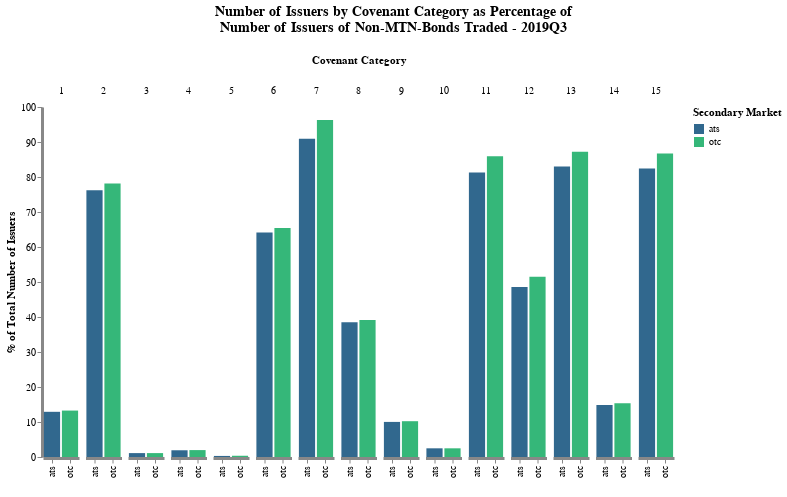

Source (notebook cell):
### Code cell
main_path = "/home/artur/BondPricing/bond-data"
scripts_path = string(main_path, "/data-scripts/plots")
plt_dir = "plots"

module_path = string(main_path, "/module")



# Common Parameters {{{1
color_scale="viridis"
cal_formula=""
cal_var=""
col_var="cov_cat"
col_var_type="ordinal"
col_title="Covenant Category"
col_sort="ascending"
x_var="sbm:n"
x_var_type="nominal"
x_axis_title=" "
width_step=18
legend_title="Secondary Market"
spacing=4.5
height=350
save_plt=false
plt_type = "cov_cat"
file_ext="png"
# }}}1
pl = [ ]


y_var="perc_total"
y_axis_title="% of Total Number of Issuers"
title=[string("Number of Issuers by Covenant Category as Percentage of "),
              "Number of Issuers of Non-MTN-Bonds Traded"]
if :period in Symbol.(names(tt))
    title[end] = string(title[end], " - ", tt[1, :period])
end

include(string(scripts_path, "/", "single_vega_plt_script.jl"))

### Figure 1 — Vega-Lite specification as saved in the notebook (floating-point values rounded to 4 significant figures)
{"config": {"axis": {"domainWidth": 3}, "opacity": {"value": 0.7}, "view": {"stroke": "transparent"}}, "data": {"values": [{"cov_cat": 1, "cvt": "any", "perc_sbm_total": 13.27, "perc_total": 13.27, "period": "2019Q3", "rt": "any", "sbm": "otc", "value": 262, "variable": "cg1_issuers"}, {"cov_cat": 1, "cvt": "any", "perc_sbm_total": 13.72, "perc_total": 12.91, "period": "2019Q3", "rt": "any", "sbm": "ats", "value": 255, "variable": "cg1_issuers"}, {"cov_cat": 2, "cvt": "any", "perc_sbm_total": 78.18, "perc_total": 78.18, "period": "2019Q3", "rt": "any", "sbm": "otc", "value": 1544, "variable": "cg2_issuers"}, {"cov_cat": 2, "cvt": "any", "perc_sbm_total": 80.96, "perc_total": 76.2, "period": "2019Q3", "rt": "any", "sbm": "ats", "value": 1505, "variable": "cg2_issuers"}, {"cov_cat": 3, "cvt": "any", "perc_sbm_total": 1.114, "perc_total": 1.114, "period": "2019Q3", "rt": "any", "sbm": "otc", "value": 22, "variable": "cg3_issuers"}, {"cov_cat": 3, "cvt": "any", "perc_sbm_total": 1.183, "perc_total": 1.114, "period": "2019Q3", "rt": "any", "sbm": "ats", "value": 22, "variable": "cg3_issuers"}, {"cov_cat": 4, "cvt": "any", "perc_sbm_total": 1.975, "perc_total": 1.975, "period": "2019Q3", "rt": "any", "sbm": "otc", "value": 39, "variable": "cg4_issuers"}, {"cov_cat": 4, "cvt": "any", "perc_sbm_total": 2.044, "perc_total": 1.924, "period": "2019Q3", "rt": "any", "sbm": "ats", "value": 38, "variable": "cg4_issuers"}, {"cov_cat": 5, "cvt": "any", "perc_sbm_total": 0.3544, "perc_total": 0.3544, "period": "2019Q3", "rt": "any", "sbm": "otc", "value": 7, "variable": "cg5_issuers"}, {"cov_cat": 5, "cvt": "any", "perc_sbm_total": 0.3228, "perc_total": 0.3038, "period": "2019Q3", "rt": "any", "sbm": "ats", "value": 6, "variable": "cg5_issuers"}, {"cov_cat": 6, "cvt": "any", "perc_sbm_total": 65.42, "perc_total": 65.42, "period": "2019Q3", "rt": "any", "sbm": "otc", "value": 1292, "variable": "cg6_issuers"}, {"cov_cat": 6, "cvt": "any", "perc_sbm_total": 68.15, "perc_total": 64.15, "period": "2019Q3", "rt": "any", "sbm": "ats", "value": 1267, "variable": "cg6_issuers"}, {"cov_cat": 7, "cvt": "any", "perc_sbm_total": 96.3, "perc_total": 96.3, "period": "2019Q3", "rt": "any", "sbm": "otc", "value": 1902, "variable": "cg7_issuers"}, {"cov_cat": 7, "cvt": "any", "perc_sbm_total": 96.61, "perc_total": 90.94, "period": "2019Q3", "rt": "any", "sbm": "ats", "value": 1796, "variable": "cg7_issuers"}, {"cov_cat": 8, "cvt": "any", "perc_sbm_total": 39.14, "perc_total": 39.14, "period": "2019Q3", "rt": "any", "sbm": "otc", "value": 773, "variable": "cg8_issuers"}, {"cov_cat": 8, "cvt": "any", "perc_sbm_total": 40.94, "perc_total": 38.53, "period": "2019Q3", "rt": "any", "sbm": "ats", "value": 761, "variable": "cg8_issuers"}, {"cov_cat": 9, "cvt": "any", "perc_sbm_total": 10.23, "perc_total": 10.23, "period": "2019Q3", "rt": "any", "sbm": "otc", "value": 202, "variable": "cg9_issuers"}, {"cov_cat": 9, "cvt": "any", "perc_sbm_total": 10.65, "perc_total": 10.03, "period": "2019Q3", "rt": "any", "sbm": "ats", "value": 198, "variable": "cg9_issuers"}, {"cov_cat": 10, "cvt": "any", "perc_sbm_total": 2.481, "perc_total": 2.481, "period": "2019Q3", "rt": "any", "sbm": "otc", "value": 49, "variable": "cg10_issuers"}, {"cov_cat": 10, "cvt": "any", "perc_sbm_total": 2.636, "perc_total": 2.481, "period": "2019Q3", "rt": "any", "sbm": "ats", "value": 49, "variable": "cg10_issuers"}, {"cov_cat": 11, "cvt": "any", "perc_sbm_total": 85.92, "perc_total": 85.92, "period": "2019Q3", "rt": "any", "sbm": "otc", "value": 1697, "variable": "cg11_issuers"}, {"cov_cat": 11, "cvt": "any", "perc_sbm_total": 86.39, "perc_total": 81.32, "period": "2019Q3", "rt": "any", "sbm": "ats", "value": 1606, "variable": "cg11_issuers"}, {"cov_cat": 12, "cvt": "any", "perc_sbm_total": 51.49, "perc_total": 51.49, "period": "2019Q3", "rt": "any", "sbm": "otc", "value": 1017, "variable": "cg12_issuers"}, {"cov_cat": 12, "cvt": "any", "perc_sbm_total": 51.59, "perc_total": 48.56, "period": "2019Q3", "rt": "any", "sbm": "ats", "value": 959, "variable": "cg12_issuers"}, {"cov_cat": 13, "cvt": "any", "perc_sbm_total": 87.24, "perc_total": 87.24, "period": "2019Q3", "rt": "any", "sbm": "otc", "value": 1723, "variable": "cg13_issuers"}, {"cov_cat": 13, "cvt": "any", "perc_sbm_total": 88.17, "perc_total": 82.99, "period": "2019Q3", "rt": "any", "sbm": "ats", "value": 1639, "variable": "cg13_issuers"}, {"cov_cat": 14, "cvt": "any", "perc_sbm_total": 15.39, "perc_total": 15.39, "period": "2019Q3", "rt": "any", "sbm": "otc", "value": 304, "variable": "cg14_issuers"}, {"cov_cat": 14, "cvt": "any", "perc_sbm_total": 15.81, "perc_total": 14.89, "period": "2019Q3", "rt": "any", "sbm": "ats", "value": 294, "variable": "cg14_issuers"}, {"cov_cat": 15, "cvt": "any", "perc_sbm_total": 86.68, "perc_total": 86.68, "period": "2019Q3", "rt": "any", "sbm": "otc", "value": 1712, "variable": "cg15_issuers"}, {"cov_cat": 15, "cvt": "any", "perc_sbm_total": 87.57, "perc_total": 82.43, "period": "2019Q3", "rt": "any", "sbm": "ats", "value": 1628, "variable": "cg15_issuers"}]}, "encoding": {"color": {"field": "sbm", "legend": {"title": "Secondary Market"}, "scale": {"scheme": "viridis"}, "type": "nominal"}, "column": {"field": "cov_cat", "sort": "ascending", "title": "Covenant Category", "type": "ordinal"}, "x": {"axis": {"title": " "}, "field": "sbm", "type": "nominal"}, "y": {"axis": {"grid": false, "stack": null, "title": "% of Total Number of Issuers"}, "field": "perc_total", "type": "quantitative"}}, "height": 350, "mark": "bar", "spacing": 4.5, "title": {"align": "center", "anchor": "middle", "fontSize": 14, "offset": 20, "text": ["Number of Issuers by Covenant Category as Percentage of ", "Number of Issuers of Non-MTN-Bonds Traded - 2019Q3"]}, "width": {"step": 18}}
